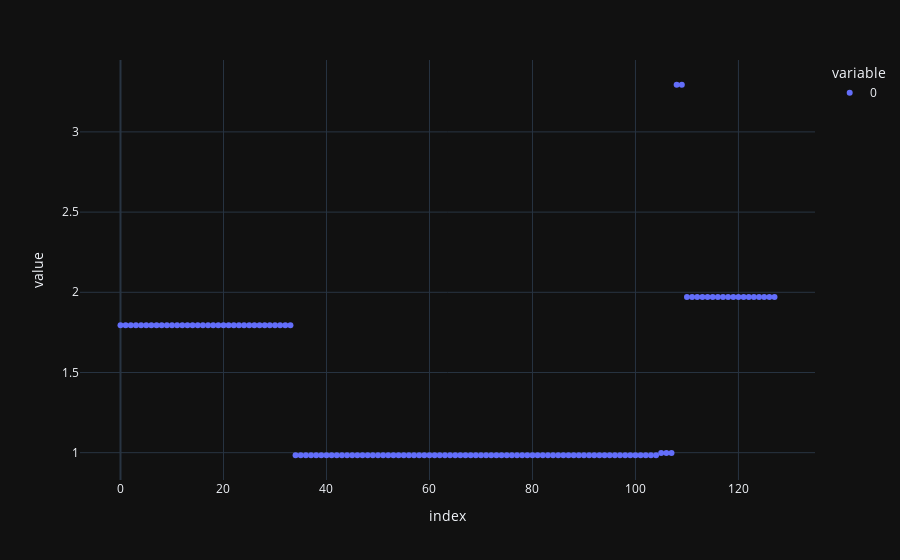

Notebook code for this chart:
### Code cell
# the effective depth at an angle is the closest distance to any object the car would
# hit at that angle.
effective_depth = blocking.min(axis=1)
px.scatter(effective_depth)
